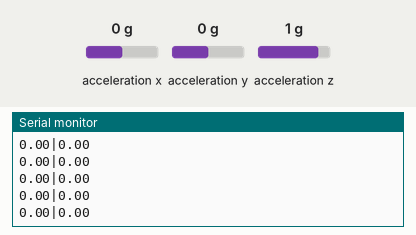
Recording of a sketch running on a simulated Arduino Nano 33 BLE. On the bench: the last lines printed to the serial monitor. The inputs (shaded band) are chosen by the test bench; at power-on: acceleration x 0 g, acceleration y 0 g, acceleration z 1 g.

Above: at 1.3 s.
1.4 s: acceleration x set to -1.4 g
At 2.2 s:
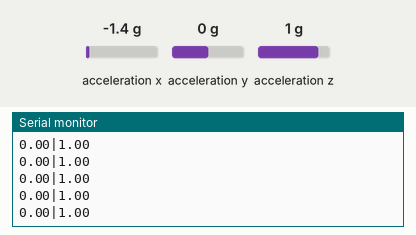
2.9 s: acceleration y set to -1.4 g
At 3.6 s:
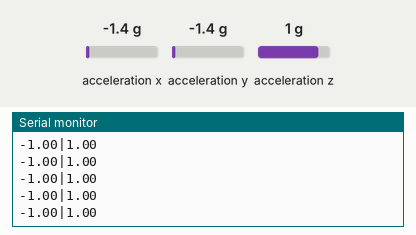
4.4 s: acceleration x set to -0.8 g
At 5.5 s:
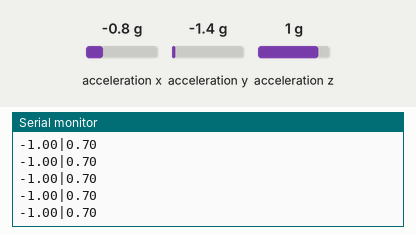
5.9 s: acceleration z set to -1.4 g
At 6.5 s:
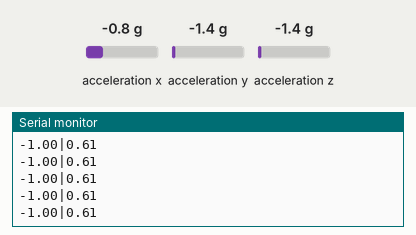
Timing chart, 0 to 8.4 s (numbered marks = the images above; inputs shaded):
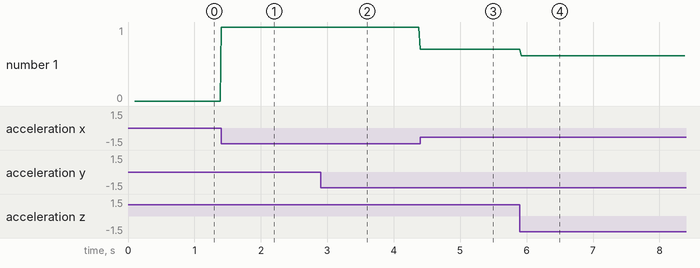

The sketch:

Single_Gyro_Position_Reader.ino
```cpp
#include <Arduino_BMI270_BMM150.h>

const long BAUD_RATE = 9600;

// *** NEW ANGLE CONSTANTS ***
// Max tilt angle (in degrees) that corresponds to a normalized input of +/- 1.0
const float MAX_TILT_ANGLE = 35.0;
// Dead Zone is now an angular dead zone (in degrees)
const float ANGULAR_DEAD_ZONE_DEG = 2.0;

// Variables for output
float horizontalInput = 0.0;
float verticalInput = 0.0;

void setup() {
  Serial.begin(BAUD_RATE);

  if (!IMU.begin()) {
    Serial.println("Failed to initialize IMU! (Fatal Error)");
    while (1);
  }

  delay(100);

  Serial.println("IMU Initialized (Reading Angle via Accelerometer).");
  Serial.print("Max Angle for Full Input: +/- ");
  Serial.print(MAX_TILT_ANGLE, 1);
  Serial.println(" degrees");
  Serial.print("Angular Dead Zone: +/- ");
  Serial.print(ANGULAR_DEAD_ZONE_DEG, 1);
  Serial.println(" degrees");
}

void loop() {
  // ax, ay, az will be the acceleration values in G's (force of gravity)
  float ax, ay, az;

  if (IMU.accelerationAvailable()) {
    IMU.readAcceleration(ax, ay, az);

    // --- 1. CALCULATE PITCH AND ROLL ANGLES ---

    // Calculate Roll Angle (Rotation around X-axis -> Horizontal Control)
    // Roll (Horizontal) is typically determined by the Y-axis acceleration
    float rollAngle = atan2(ay, az) * 180.0 / PI;

    // Calculate Pitch Angle (Rotation around Y-axis -> Vertical Control)
    // Pitch (Vertical) is typically determined by the X-axis acceleration
    float pitchAngle = atan2(-ax, sqrt(ay*ay + az*az)) * 180.0 / PI;

    // --- 2. NORMALIZE ANGLES TO INPUT RANGE [-1.0, 1.0] ---

    // Vertical Input (Pitch)
    if (abs(pitchAngle) > ANGULAR_DEAD_ZONE_DEG) {
        // Map the angle from the dead zone to the max tilt angle
        verticalInput = mapFloat(pitchAngle, -MAX_TILT_ANGLE, MAX_TILT_ANGLE, ANGULAR_DEAD_ZONE_DEG);
    } else {
        verticalInput = 0.0;
    }

    // Horizontal Input (Roll)
    if (abs(rollAngle) > ANGULAR_DEAD_ZONE_DEG) {
        horizontalInput = mapFloat(rollAngle, -MAX_TILT_ANGLE, MAX_TILT_ANGLE, ANGULAR_DEAD_ZONE_DEG);
    } else {
        horizontalInput = 0.0;
    }

    // --- 3. FORMAT AND SEND DATA ---
    if (Serial.availableForWrite() > 0) {
      // Output format: H_VALUE|V_VALUE\n
      Serial.print(horizontalInput, 2);
      Serial.print("|");
      Serial.println(verticalInput, 2);
    }
  }

  delay(20);
}

// Custom map function for floating-point numbers with a dead zone.
float mapFloat(float inVal, float minIn, float maxIn, float deadZone) {
    if (abs(inVal) <= deadZone) {
        return 0.0;
    }

    float outVal;

    if (inVal > 0) {
        // Map positive side: [deadZone, maxIn] -> [0.0, 1.0]
        outVal = (inVal - deadZone) / (maxIn - deadZone);
    } else { // inVal < 0
        // Map negative side: [minIn, -deadZone] -> [-1.0, 0.0]
        outVal = (inVal + deadZone) / (abs(minIn) - deadZone);
    }

    // Ensure the output is clamped between -1.0 and 1.0
    return constrain(outVal, -1.0, 1.0);
}
```

Measured:
- after the input at 1.4 s, the serial monitor: prints a new line at once (image 1)
- after the input at 2.9 s, the serial monitor: prints a new line at once (image 2)
- after the input at 4.4 s, the serial monitor: prints a new line at once (image 3)
- after the input at 5.9 s, the serial monitor: prints a new line at once (image 4)
- plotted number 1: 0 → 1 after the input at 1.4 s, 1 → 0.7 after the input at 4.4 s, 0.7 → 0.61 after the input at 5.9 s
